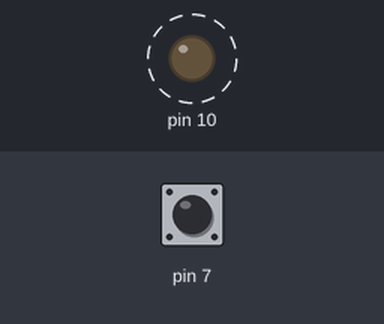
This sketch was run on a simulated Arduino Uno, built with avr-gcc and run on an emulated ATmega328P. Shown: output pins drawn as LEDs (lit = HIGH). Dashed ring = blinking. The inputs (shaded band) are chosen by the test bench; at power-on: pin 7 HIGH.

Above: at 2.8 s.
2.9 s: pin 7 pulled LOW for 1.2 s
At 3.5 s:
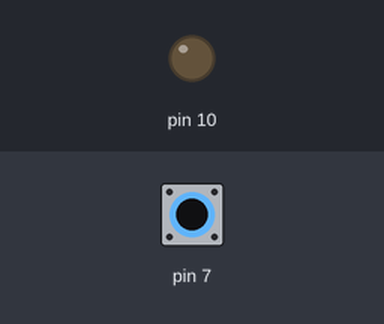
5.6 s: pin 7 pulled LOW for 3.2 s
At 9.5 s:
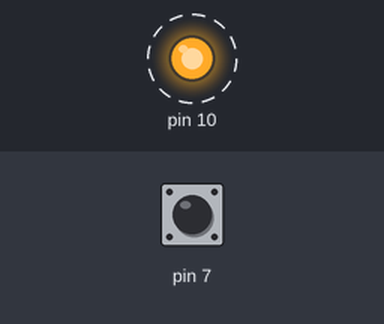
Timing chart, 0 to 18.9 s (numbered marks = the images above; inputs shaded):
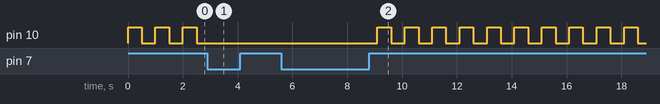

The sketch:

pulsante_comanda_led.ino
```cpp
int stato = 1;

void setup() {
  // put your setup code here, to run once:
  //Serial.begin(9600);
  pinMode(10, OUTPUT);
  // setta il pullup al pin 7
  pinMode(7, INPUT);
  digitalWrite(7, HIGH);

  digitalWrite(10,LOW);
}

void loop() {
  // put your main code here, to run repeatedly:

  int sensorValue = digitalRead(7);

  if(sensorValue==LOW){
    if(stato) stato=0;
    else stato=1;

    delay(500);
  }else
  {

    if(stato){
      digitalWrite(10,HIGH);
      delay(500);
      digitalWrite(10,LOW);
      delay(500);
    }
  }

}
```

Measured:
- after the input at 2.9 s, pin 10: stops changing and stays LOW
- after the input at 5.6 s, pin 10: alternates HIGH for 0.50 s and LOW for 0.50 s, starting after 3.5 s
- by itself, pin 10: alternates HIGH for 0.50 s and LOW for 0.50 s
